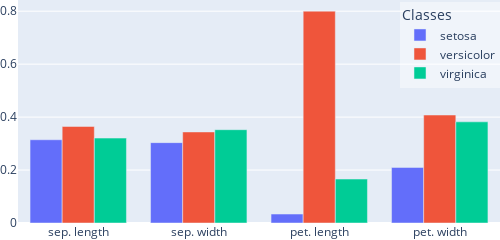
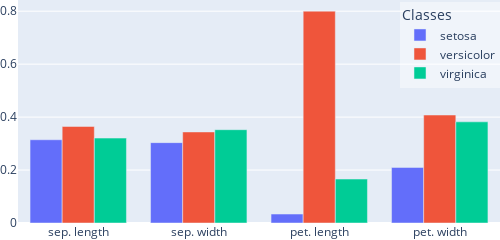

The notebook cell saved with these charts, in order:
### Code cell
#Plot the Shapley compositions as histograms

explainer.shapley_histogram(figheight=200)

### Figure 1 — Plotly figure (JSON) as saved in the notebook; plotly's stock layout.template omitted (floating-point values rounded to 4 significant figures)
{"data": [{"name": "setosa", "type": "bar", "x": ["sep. length", "sep. width", "pet. length", "pet. width"], "y": [0.3145, 0.3036, 0.03377, 0.21]}, {"name": "versicolor", "type": "bar", "x": ["sep. length", "sep. width", "pet. length", "pet. width"], "y": [0.3648, 0.3439, 0.8002, 0.4079]}, {"name": "virginica", "type": "bar", "x": ["sep. length", "sep. width", "pet. length", "pet. width"], "y": [0.3208, 0.3525, 0.166, 0.3821]}], "layout": {"autosize": false, "bargroupgap": 0, "barmode": "group", "height": 200, "legend": {"bgcolor": "rgba(255,255,255,0.4)", "title": {"text": "Classes"}, "x": 1, "xanchor": "right", "y": 0.99, "yanchor": "top"}, "margin": {"b": 0, "l": 0, "r": 0, "t": 0}, "width": 500, "xaxis": {"autorange": true, "range": [-0.5, 3.5], "type": "category"}, "yaxis": {"autorange": true, "range": [0, 0.8424], "type": "linear"}}}

### Figure 2 — Plotly figure (JSON) as saved in the notebook; plotly's stock layout.template omitted (floating-point values rounded to 4 significant figures)
{"data": [{"name": "setosa", "type": "bar", "x": ["sep. length", "sep. width", "pet. length", "pet. width"], "y": [0.3145, 0.3036, 0.03377, 0.21]}, {"name": "versicolor", "type": "bar", "x": ["sep. length", "sep. width", "pet. length", "pet. width"], "y": [0.3648, 0.3439, 0.8002, 0.4079]}, {"name": "virginica", "type": "bar", "x": ["sep. length", "sep. width", "pet. length", "pet. width"], "y": [0.3208, 0.3525, 0.166, 0.3821]}], "layout": {"autosize": false, "bargroupgap": 0, "barmode": "group", "height": 200, "legend": {"bgcolor": "rgba(255,255,255,0.4)", "title": {"text": "Classes"}, "x": 1, "xanchor": "right", "y": 0.99, "yanchor": "top"}, "margin": {"b": 0, "l": 0, "r": 0, "t": 0}, "width": 500, "xaxis": {"autorange": true, "range": [-0.5, 3.5], "type": "category"}, "yaxis": {"autorange": true, "range": [0, 0.8424], "type": "linear"}}}
